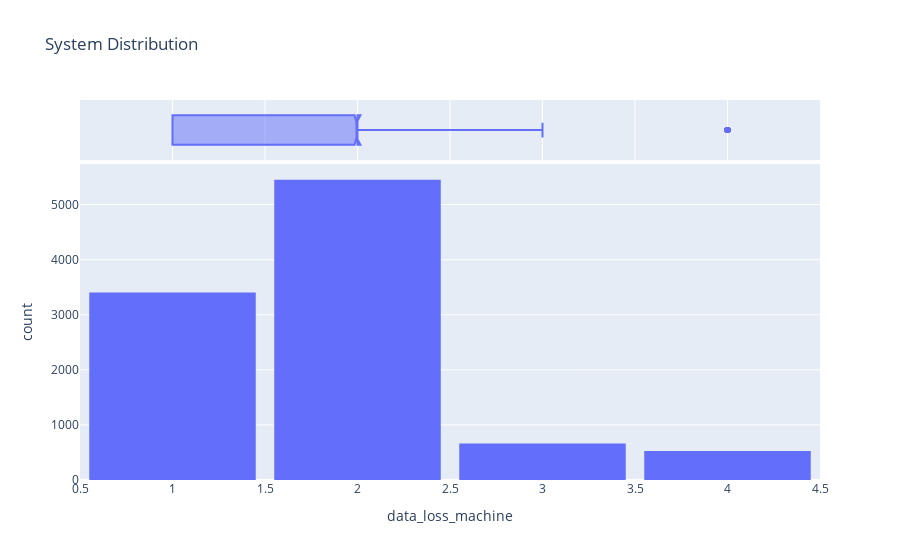

This figure's notebook cell:
### Code cell
fig = px.histogram(dataset, x='data_loss_machine', marginal='box', title='System Distribution')
fig.update_layout(bargap=0.1)
fig.show()

### Figure 1 — Plotly figure (JSON) as saved in the notebook; plotly's stock layout.template omitted (floating-point values rounded to 4 significant figures; data arrays with more than 128 entries replaced by an {"elided": "..."} marker saying what was removed)
{"data": [{"alignmentgroup": "True", "bingroup": "x", "hovertemplate": "data_loss_machine=%{x}<br>count=%{y}<extra></extra>", "legendgroup": "", "marker": {"color": "#636efa"}, "name": "", "offsetgroup": "", "orientation": "v", "showlegend": false, "type": "histogram", "x": {"elided": "10047 int values"}, "xaxis": "x", "yaxis": "y"}, {"alignmentgroup": "True", "hovertemplate": "data_loss_machine=%{x}<extra></extra>", "legendgroup": "", "marker": {"color": "#636efa"}, "name": "", "notched": true, "offsetgroup": "", "showlegend": false, "type": "box", "x": {"elided": "10047 int values"}, "xaxis": "x2", "yaxis": "y2"}], "layout": {"bargap": 0.1, "barmode": "relative", "legend": {"tracegroupgap": 0}, "title": {"text": "System Distribution"}, "xaxis": {"anchor": "y", "domain": [0, 1], "title": {"text": "data_loss_machine"}}, "xaxis2": {"anchor": "y2", "domain": [0, 1], "matches": "x", "showgrid": true, "showticklabels": false}, "yaxis": {"anchor": "x", "domain": [0, 0.8316], "title": {"text": "count"}}, "yaxis2": {"anchor": "x2", "domain": [0.8416, 1], "matches": "y2", "showgrid": false, "showline": false, "showticklabels": false, "ticks": ""}}}
